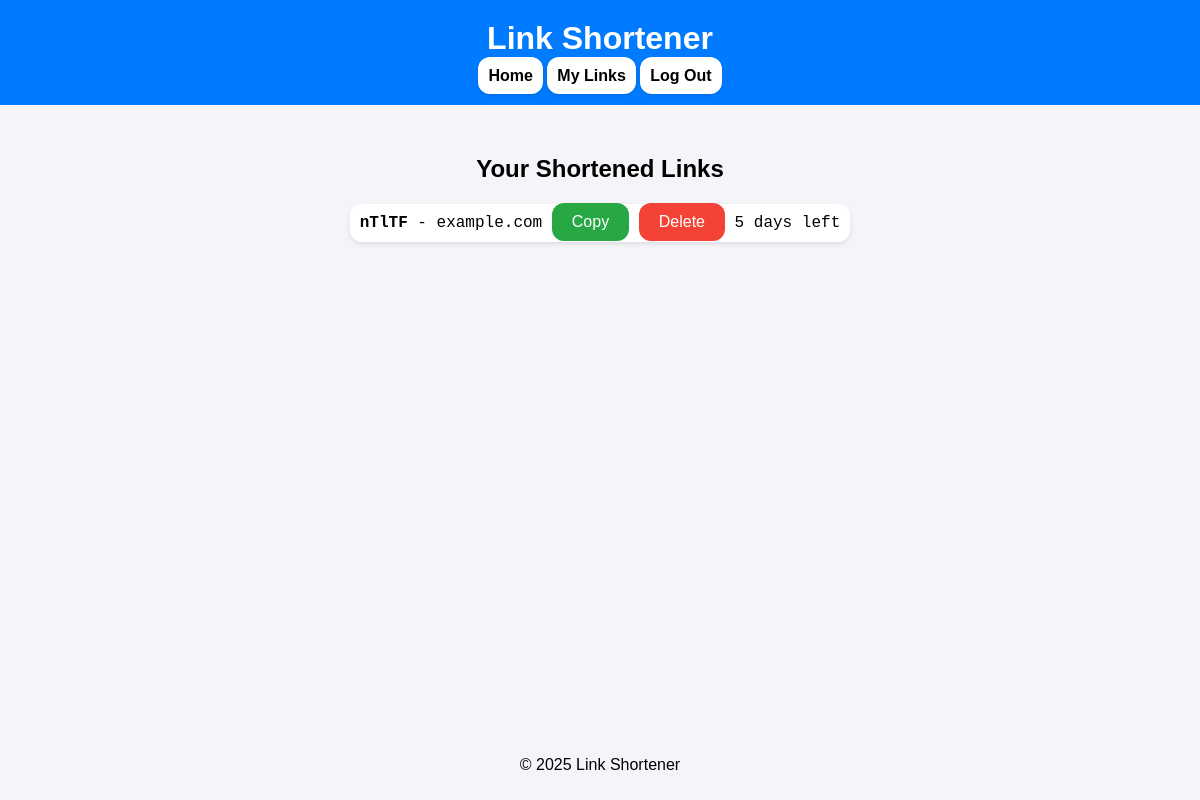
Before: /user_links/ (signed in) with the older database file.
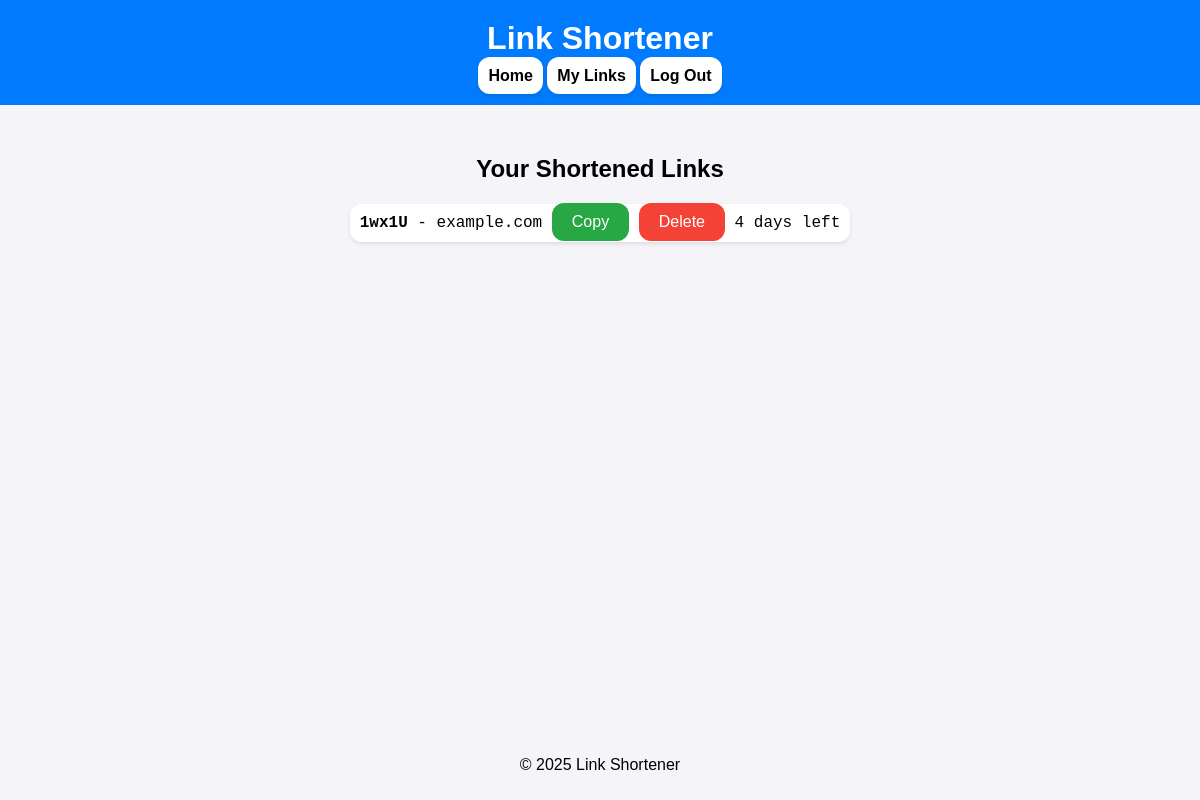
After: the same page with the newer database file.
### shortener/models.py (models this page shows, shortened)
class ShortenedURL(models.Model):
    original_url = models.URLField()
    short_code = models.CharField(max_length=5, unique=True)
    user = models.ForeignKey(User, on_delete=models.CASCADE)
    created_at = models.DateTimeField(auto_now_add=True)
    def default_expiration():
        return now() + timedelta(days=5)
    expires_at = models.DateTimeField(default=default_expiration)

### shortener/views.py (the view)
# urls.py: path("user_links/", views.user_links, name="user_links"),
@login_required
def user_links(request):
    links = ShortenedURL.objects.filter(user=request.user)
    base_url = request.scheme + "://" + request.get_host()
    for link in links:
        time_left = link.expires_at - timezone.now()
        if time_left.total_seconds() < 0:
            link.is_expired = True
            link.time_left = "Expired"
        else:
            link.is_expired = False
            days_left = time_left.days
            hours_left = time_left.seconds // 3600
            minutes_left = (time_left.seconds % 3600) // 60
            if days_left > 0:
                link.time_left = f"{days_left} days left"
            elif hours_left > 0:
                link.time_left = f"{hours_left} hours left"
            elif minutes_left > 0:
                link.time_left = f"{minutes_left} minutes left"
            else:
                link.time_left = "Less than a minute left"
    return render(request, 'shortener/user_links.html', {'links': links, 'base_url': base_url})

### shortener/templates/shortener/user_links.html (shortened to what this page needs)
{% extends 'base.html' %}
{% block content %}
<h2>Your Shortened Links</h2>
<ul>
    {% for link in links %}
        <li class="activeshortlink">
            <strong>
                <a href="{{ base_url }}/{{ link.short_code }}" target="_blank">
                    {{ link.short_code }}
                </a>
            </strong> -
            {{ link.original_url|slice:"8:" }}
            <button class="copy-btn" data-clipboard-text="{{ base_url }}/{{ link.short_code }}">
                Copy
            </button>
            <form action="{% url 'delete_link' link.short_code %}" method="POST" style="display: inline;">
                <button class="delete-btn" type="submit" onclick="return confirm('Are you sure you want to delete this link?')">
                    Delete
                </button>
            </form>
            {% if link.is_expired %}
                <span>Expired</span>
            {% else %}
                <span>{{ link.time_left }}</span>
            {% endif %}
        </li>
    {% endfor %}
</ul>
{% endblock %}

Changed rows visible on the page:
removed ShortenedURL: short_code "nTlTF", original_url "example.com", time_left "5 days left"
added ShortenedURL: short_code "1wx1U", original_url "example.com", time_left "4 days left"
